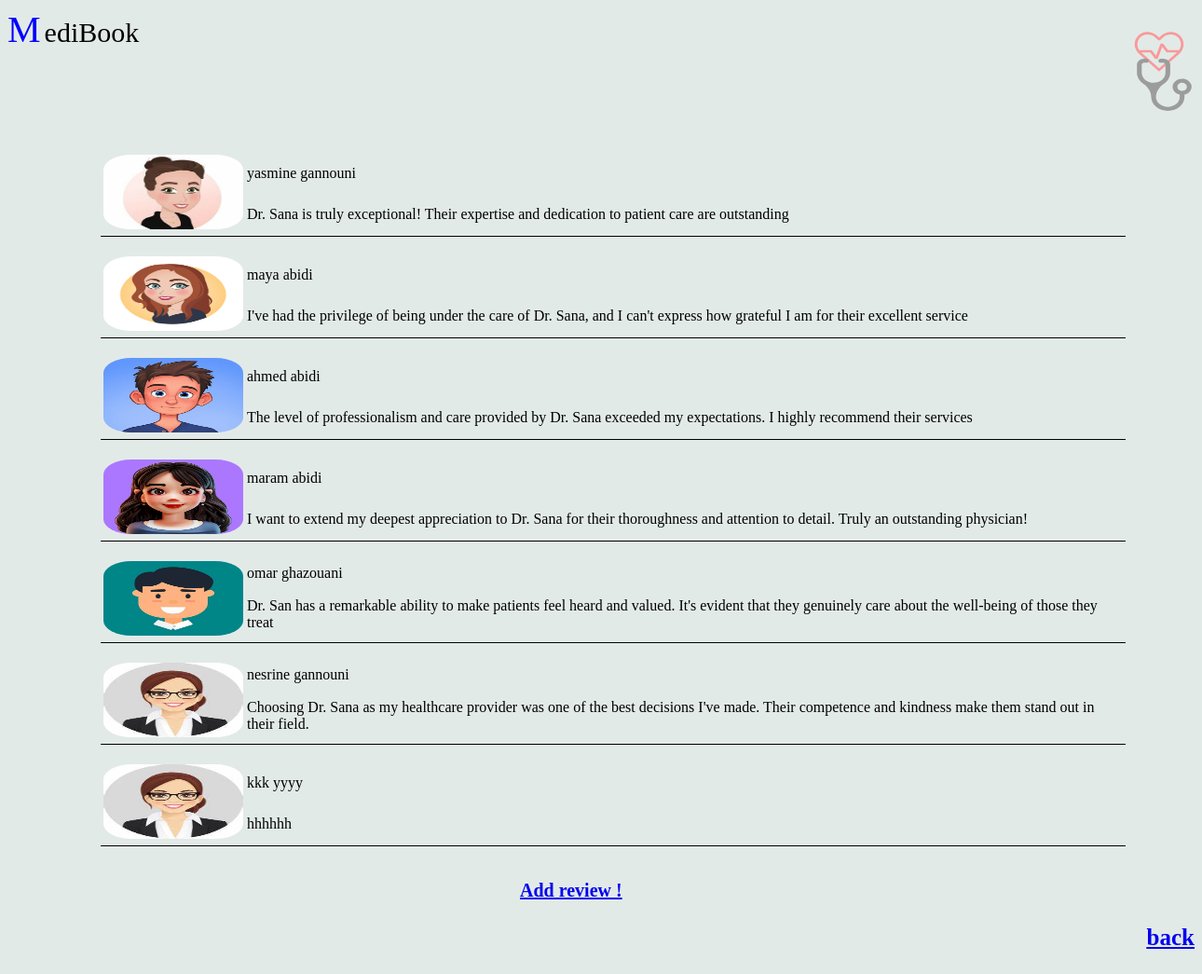
Screenshot of /avis with the database file from the repository.
### mentor/models.py (models this page shows, shortened)
class Avis(models.Model):
    firstName=models.CharField(max_length=20,blank=False,null=False)
    lastName=models.CharField(max_length=20,blank=False,null=False)
    avis=models.CharField(max_length=200,blank=False,null=False)
    image=models.ImageField(upload_to="images/")

### mentor/views.py (the view)
# urls.py: path('avis', views.avis, name='avis'),
def avis(request):
    avis=Avis.objects.all()
    context={"avis":avis}
    return render(request, 'avis.html',context)

### templates/avis.html (shortened to what this page needs)
<!DOCTYPE html>
<html>
    <head>
     {% load static %}
    <link rel="stylesheet" href="{% static 'css/styleguide.css' %}" />
    <link rel="stylesheet" href="{% static 'css/1.css' %}" />
    <link rel="stylesheet" href="{% static 'css/about.css' %}" />
    <link rel="stylesheet" href="{% static 'css/avis.css' %}" />
    </head>
    <body style="background-color: rgb(226, 234, 232);">
        <div class="desktop1" id="bd">
                <div >
                    <span style="color: blue; font-size: 40px;">M</span>
                    <span style="font-size: 30px;">ediBook</span>
                </div>
                <br><br><br><br><br><br>
                {% for a in avis %}
    <table  style="height: 80px; width: 1100px; margin-left: 100px;border-bottom: solid 1px;">
        <tr>
            <td rowspan="2" style="height: 80px; width: 150px;" >
                {% if a.image %}
                <img src="{{a.image.url}}" alt="" style="height:80px;width:150px ;border-radius: 20%;" >
                {% else %}
                <img src="{% 'media/images/avis.jpg' % }" alt="">
                {% endif %}
            </td>
            <td>{{ a.firstName }} {{ a.lastName }}</td>
        </tr>
        <tr>
            <td>{{ a.avis }}</td>
        </tr>
    </table>
    <br>
{% endfor %}
                <br>
                <div class="avis"> <a href="{% url 'ajoutAvis' %}">Add review !</a></div>
                <p style="font-size: 25px;font-weight: bolder;text-align: right;" ><u> <a href="{% url 'interface' %}"> back </a> </u></p>
            </div>
    </body>
</html>

### project/static/css/styleguide.css (style rules this page uses)
:root { --variable-collection-blue: rgba(24, 87, 249, 1); --variable-collection-light-blue: rgba(208, 233, 253, 1); --variable-collection-grey: rgba(173, 177, 187, 1); --variable-collection-dark-grey: rgba(92, 96, 106, 1); --variable-collection-green: rgba(5, 133, 79, 1); --variable-collection-black: rgba(20, 20, 20, 1); --variable-collection-rose: rgba(176, 15, 73, 1); --variable-collection-dark-blue: rgba(5, 18, 133, 1); --variable-collection-light-black: rgba(75, 76, 80, 1); --variable-collection-violet: rgba(194, 94, 219, 0.09); }

### project/static/css/1.css (style rules this page uses)
p { font-size:medium; font-weight:20px;color: black; text-align:center; }

### project/static/css/about.css (style rules this page uses)
.material-symbols-light-ecg-heart-outline-sharp { width: 70px; height: 70px; position: absolute; left: 1209px; top: 20px; overflow: visible; }
.maki-doctor { width:70px; height: 100px; position: absolute; left: 1210px; top: 41px; overflow: visible; }

### project/static/css/avis.css (style rules this page uses)
.avis { margin-left:550px; font-weight: bold; font-size: 20px; color: rgb(9, 96, 131); }

### rows the page displays
Avis: image (picture), firstName "yasmine", lastName "gannouni", avis "Dr. Sana is truly exceptional! Their expertise and dedication to patient care are outstanding"
Avis: image (picture), firstName "maya", lastName "abidi", avis "I've had the privilege of being under the care of Dr. Sana, and I can't express how grateful I am for their excellent service"
Avis: image (picture), firstName "ahmed", lastName "abidi", avis "The level of professionalism and care provided by Dr. Sana exceeded my expectations. I highly recommend their services"
Avis: image (picture), firstName "maram", lastName "abidi", avis "I want to extend my deepest appreciation to Dr. Sana for their thoroughness and attention to detail. Truly an outstanding physician!"
Avis: image (picture), firstName "omar", lastName "ghazouani", avis "Dr. San has a remarkable ability to make patients feel heard and valued. It's evident that they genuinely care about the well-being of those they treat"
Avis: image (picture), firstName "nesrine", lastName "gannouni", avis "Choosing Dr. Sana as my healthcare provider was one of the best decisions I've made. Their competence and kindness make them stand out in their field."
Avis: image (picture), firstName "kkk", lastName "yyyy", avis "hhhhhh"
